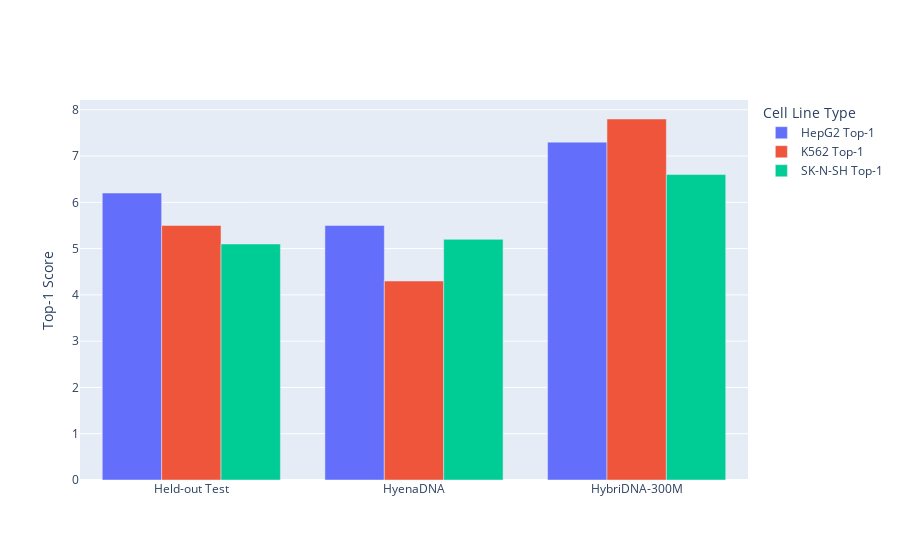

The notebook cell saved with this chart:
### Code cell
import plotly.express as px
import pandas as pd

# Define the benchmark data for the enhancer generation task
data_enhancer = {
    "Model": ["Held-out Test", "HyenaDNA", "HybriDNA-300M"],
    "HepG2 Top-1": [6.2, 5.5, 7.3],
    "HepG2 Mean": [2.6, 4.0, 5.4],
    "K562 Top-1": [5.5, 4.3, 7.8],
    "K562 Mean": [2.4, 3.8, 6.2],
    "SK-N-SH Top-1": [5.1, 5.2, 6.6],
    "SK-N-SH Mean": [1.6, 2.3, 4.7],
    "Diversity Mean Edit Distance": [110.10, 98.50, 108.74]
}

# Create DataFrame
df_enhancer = pd.DataFrame(data_enhancer)

# Create Plotly bar chart for Top-1 activity across cell types
fig_top1 = px.bar(
    df_enhancer, x="Model", y=["HepG2 Top-1", "K562 Top-1", "SK-N-SH Top-1"],
    barmode="group",
    title="Enhancer Generation Task - Top-1 Activity",
    labels={"value": "Top-1 Score", "variable": "Cell Line Type", "Model": "Model Name"}
)

# Create Plotly bar chart for Mean activity across cell types
fig_mean = px.bar(
    df_enhancer, x="Model", y=["HepG2 Mean", "K562 Mean", "SK-N-SH Mean"],
    barmode="group",
    title="Enhancer Generation Task - Mean Activity",
    labels={"value": "Mean Score", "variable": "Cell Line Type", "Model": "Model Name"}
)

# Create Plotly bar chart for Diversity Mean Edit Distance
fig_diversity = px.bar(
    df_enhancer, x="Model", y="Diversity Mean Edit Distance",
    title="Enhancer Generation Task - Diversity (Mean Edit Distance)",
    labels={"Diversity Mean Edit Distance": "Mean Edit Distance", "Model": "Model Name"}
)
fig_top1.update_layout(xaxis_title=None)
fig_top1.update_layout(title=None)
# Show the figures
fig_top1.show()
fig_top1.write_html("Human_Enhancer_Generation.html")

### Figure 1 — Plotly figure (JSON) as saved in the notebook; plotly's stock layout.template omitted (floating-point values rounded to 4 significant figures)
{"data": [{"alignmentgroup": "True", "hovertemplate": "Cell Line Type=HepG2 Top-1<br>Model Name=%{x}<br>Top-1 Score=%{y}<extra></extra>", "legendgroup": "HepG2 Top-1", "marker": {"color": "#636efa", "pattern": {"shape": ""}}, "name": "HepG2 Top-1", "offsetgroup": "HepG2 Top-1", "orientation": "v", "showlegend": true, "textposition": "auto", "type": "bar", "x": ["Held-out Test", "HyenaDNA", "HybriDNA-300M"], "xaxis": "x", "y": [6.2, 5.5, 7.3], "yaxis": "y"}, {"alignmentgroup": "True", "hovertemplate": "Cell Line Type=K562 Top-1<br>Model Name=%{x}<br>Top-1 Score=%{y}<extra></extra>", "legendgroup": "K562 Top-1", "marker": {"color": "#EF553B", "pattern": {"shape": ""}}, "name": "K562 Top-1", "offsetgroup": "K562 Top-1", "orientation": "v", "showlegend": true, "textposition": "auto", "type": "bar", "x": ["Held-out Test", "HyenaDNA", "HybriDNA-300M"], "xaxis": "x", "y": [5.5, 4.3, 7.8], "yaxis": "y"}, {"alignmentgroup": "True", "hovertemplate": "Cell Line Type=SK-N-SH Top-1<br>Model Name=%{x}<br>Top-1 Score=%{y}<extra></extra>", "legendgroup": "SK-N-SH Top-1", "marker": {"color": "#00cc96", "pattern": {"shape": ""}}, "name": "SK-N-SH Top-1", "offsetgroup": "SK-N-SH Top-1", "orientation": "v", "showlegend": true, "textposition": "auto", "type": "bar", "x": ["Held-out Test", "HyenaDNA", "HybriDNA-300M"], "xaxis": "x", "y": [5.1, 5.2, 6.6], "yaxis": "y"}], "layout": {"barmode": "group", "legend": {"title": {"text": "Cell Line Type"}, "tracegroupgap": 0}, "title": {}, "xaxis": {"anchor": "y", "domain": [0, 1], "title": {}}, "yaxis": {"anchor": "x", "domain": [0, 1], "title": {"text": "Top-1 Score"}}}}
